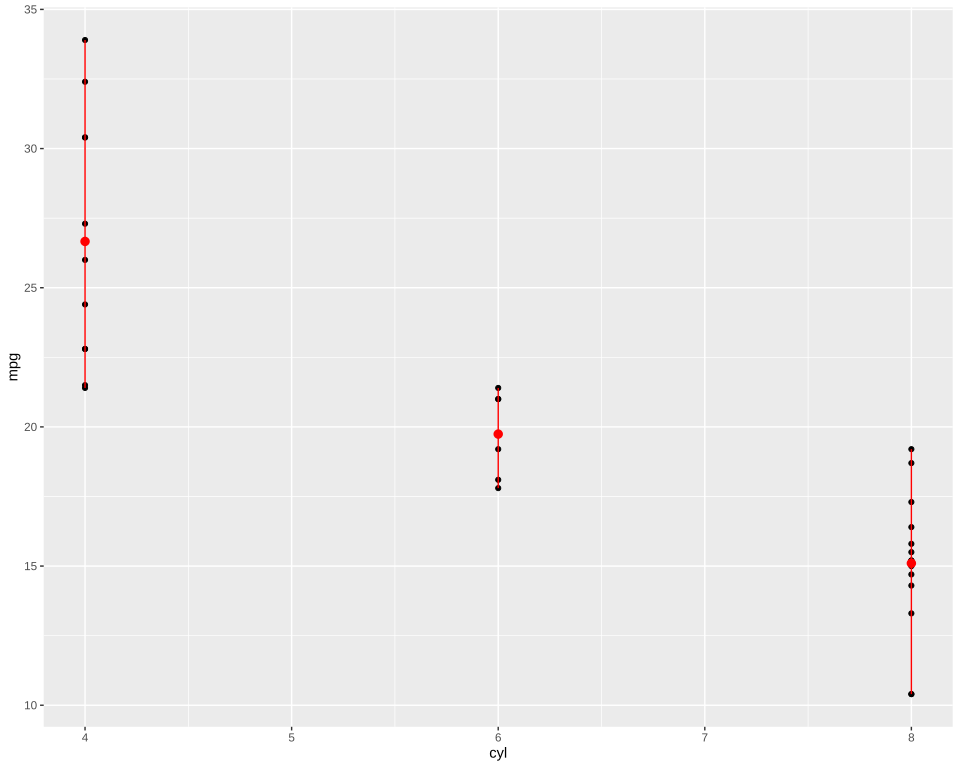

Generate this figure with R:
# The plot test/golden/summary_minmax.svg draws, drawn by ggplot2 itself, as ggplot2's own visual tests
# draw their snapshots: the independent check on that golden whenever it changes. The suite never
# runs this; it needs R, ggplot2 and vdiffr, saved as the Docker image giggly-r:ggplot2-4.0.3. From
# the repository's root:
#
#   docker run --rm -v "$PWD/test/golden":/golden:ro giggly-r:ggplot2-4.0.3 \
#     Rscript /golden/summary_minmax.R > summary_minmax.ggplot2.svg
#
# and compare the two drawings element by element, as test/golden/point.R does.
#
# The reference page's summary from three functions: the mean, and the least and the greatest
# value as its range.
# First checked with ggplot2 4.0.3 and vdiffr 1.0.9: every element and clip path matches, the x
# axis drawn before the y as in test/golden/point.R.

library(ggplot2)

plot <- ggplot(mtcars, aes(cyl, mpg)) +
  geom_point() +
  stat_summary(fun = mean, fun.min = min, fun.max = max, colour = "red") +
  theme_gray()

file <- tempfile(fileext = ".svg")
vdiffr::write_svg(plot, file)
cat(readLines(file), sep = "\n")
